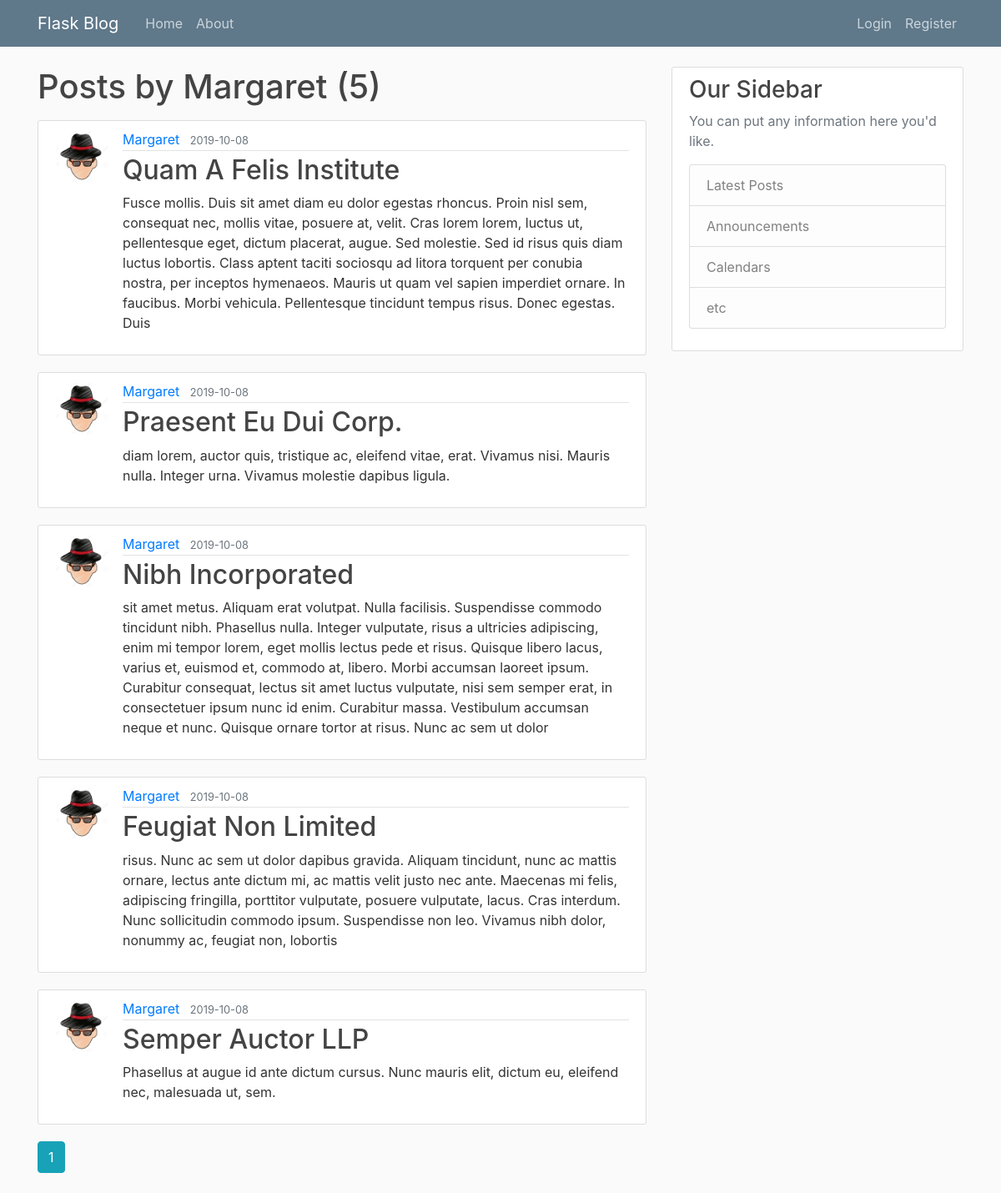
Screenshot of /user/Margaret with the database file from the repository.
### flaskblog/models.py (models this page shows, shortened)
class User(db.Model, UserMixin):
    id = db.Column(db.Integer, primary_key=True)
    username = db.Column(db.String(20), unique=True, nullable=False)
    email = db.Column(db.String(120), unique=True, nullable=False)
    image_file = db.Column(db.String(20), nullable=False,
                           default='default.jpg')
    password = db.Column(db.String(60), nullable=False)
    posts = db.relationship('Post', backref='author', lazy=True)

class Post(db.Model):
    id = db.Column(db.Integer, primary_key=True)
    title = db.Column(db.String(200), nullable=False)
    date_posted = db.Column(db.DateTime, nullable=False,
                            default=datetime.utcnow)
    content = db.Column(db.Text, nullable=False)
    user_id = db.Column(db.Integer, db.ForeignKey('user.id'), nullable=False)

### flaskblog/users/routes.py (the view)
@users.route('/user/<string:username>')
def user_post(username):
    page = request.args.get('page', 1, type=int)
    user = User.query.filter_by(username=username).first_or_404()
    posts = Post.query.filter_by(author=user).order_by(
        Post.date_posted.desc()).paginate(page=page, per_page=5)
    return render_template('user_post.html', posts=posts, user=user)

### flaskblog/templates/user_post.html (shortened to what this page needs)
{% extends "layout.html" %}
{% block content %}
<h1 class="mb-3">Posts by {{ user.username }} ({{ posts.total }})</h1>
{% for post in posts.items %}
<article class="media content-section">
    <img src="{{ url_for('static', filename='profile_pics/' + post.author.image_file) }}" alt=""
        class="rounded-circle article-img">
    <div class="media-body">
        <div class="article-metadata">
            <a class="mr-2"
                href="{{ url_for('posts.user_post', username=post.author.username) }}">{{ post.author.username }}</a>
            <small class="text-muted">{{ post.date_posted.strftime('%Y-%m-%d') }}</small>
        </div>
        <h2><a class="article-title" href="{{ url_for('posts.post', post_id=post.id) }}">{{ post.title }}</a></h2>
        <p class="article-content">{{ post.content }}</p>
    </div>
</article>
{% endfor %}
{% for page_num in posts.iter_pages(left_edge=1, right_edge=1, left_current=1, right_current=2) %}
{% if page_num %}
{% if posts.page == page_num %}
<a href="{{ url_for('posts.user_post', username=user.username) }}" class="btn btn-info mb-4">{{ page_num }}</a>
{% else %}
<a href="{{ url_for('posts.user_post', username=user.username) }}" class="btn btn-outline-info mb-4">{{ page_num }}</a>
{% endif %}
{% endif %}
{% endfor %}
{% endblock content %}

### flaskblog/static/main.css (style rules this page uses)
body { background: #fafafa; color: #333333; margin-top: 5rem; }
h1, h2, h3, h4, h5, h6 { color: #444444; }
.content-section { background: #ffffff; padding: 10px 20px; border: 1px solid #dddddd; border-radius: 3px; margin-bottom: 20px; }
.article-title { color: #444444; }
.article-content { white-space: pre-line; }
.article-img { height: 65px; width: 65px; margin-right: 16px; }
.article-metadata { padding-bottom: 1px; margin-bottom: 4px; border-bottom: 1px solid #e3e3e3 }

### rows the page displays
User: username "Margaret"
Post: image_file (placeholder picture), author.username "Margaret", date_posted "2019-10-08", title "Quam A Felis Institute", content "Fusce mollis. Duis sit amet diam eu dolor egestas rhoncus. Proin nisl sem, consequat nec, mollis vitae, posuere at, velit. Cras lorem lorem, luctus ut, pellentesque eget, dictum placerat, augue. Sed molestie. Sed id risus quis diam luctus lobortis. Class aptent taciti sociosqu ad litora torquent per conubia nostra, per inceptos hymenaeos. Mauris ut quam vel sapien imperdiet ornare. In faucibus. Morbi vehicula. Pellentesque tincidunt tempus risus. Donec egestas. Duis"
Post: image_file (placeholder picture), author.username "Margaret", date_posted "2019-10-08", title "Praesent Eu Dui Corp.", content "diam lorem, auctor quis, tristique ac, eleifend vitae, erat. Vivamus nisi. Mauris nulla. Integer urna. Vivamus molestie dapibus ligula."
Post: image_file (placeholder picture), author.username "Margaret", date_posted "2019-10-08", title "Nibh Incorporated", content "sit amet metus. Aliquam erat volutpat. Nulla facilisis. Suspendisse commodo tincidunt nibh. Phasellus nulla. Integer vulputate, risus a ultricies adipiscing, enim mi tempor lorem, eget mollis lectus pede et risus. Quisque libero lacus, varius et, euismod et, commodo at, libero. Morbi accumsan laoreet ipsum. Curabitur consequat, lectus sit amet luctus vulputate, nisi sem semper erat, in consectetuer ipsum nunc id enim. Curabitur massa. Vestibulum accumsan neque et nunc. Quisque ornare tortor at risus. Nunc ac sem ut dolor"
Post: image_file (placeholder picture), author.username "Margaret", date_posted "2019-10-08", title "Feugiat Non Limited", content "risus. Nunc ac sem ut dolor dapibus gravida. Aliquam tincidunt, nunc ac mattis ornare, lectus ante dictum mi, ac mattis velit justo nec ante. Maecenas mi felis, adipiscing fringilla, porttitor vulputate, posuere vulputate, lacus. Cras interdum. Nunc sollicitudin commodo ipsum. Suspendisse non leo. Vivamus nibh dolor, nonummy ac, feugiat non, lobortis"
Post: image_file (placeholder picture), author.username "Margaret", date_posted "2019-10-08", title "Semper Auctor LLP", content "Phasellus at augue id ante dictum cursus. Nunc mauris elit, dictum eu, eleifend nec, malesuada ut, sem."

### other values shown
{{ posts.total }} "5"
{{ page_num }} "1"
